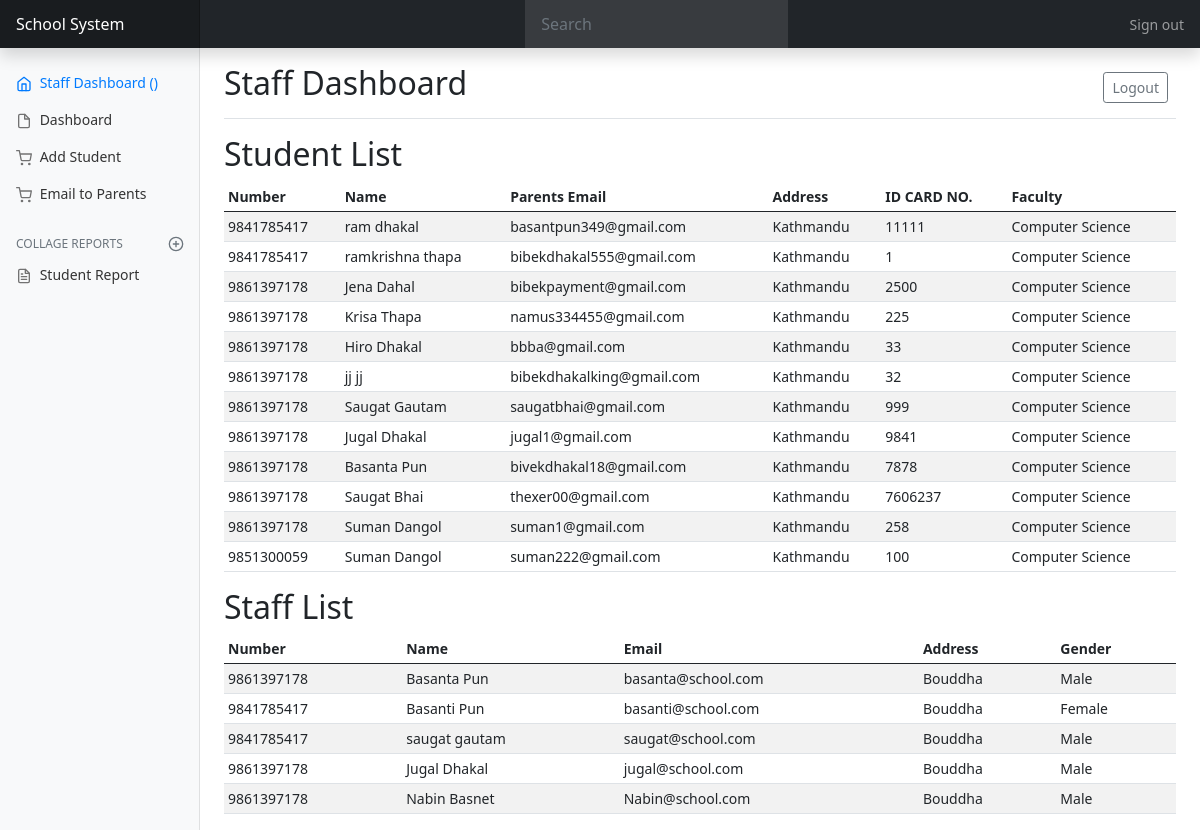
Page /PricipalAdmin on the committed database.
### student/models.py (models this page shows, shortened)
class Student(models.Model):
    admin = models.OneToOneField(CustomUser, on_delete=models.CASCADE)
    id_card = models.BigIntegerField(unique=True)
    number = models.BigIntegerField(null = True)
    Temporary_address = models.CharField(max_length = 300)
    street = models.CharField(max_length = 200)
    district = models.CharField(max_length = 50, default = 'Kathmandu')
    profile_pic = models.ImageField(upload_to = "Seller_Profile", blank = True)
    faculty = models.CharField(max_length= 200, default = "Computer Science")
    gender = models.CharField(max_length = 100, choices = (
        ('Male', 'Male'),
        ('Female', 'Female')
    ), default = 'Male')
    objects = models.Manager()

class CustomUser(AbstractUser):
    user_type_data = ((1, "Principal"), (2, 'Staff'), (3, 'Student'))
    user_type = models.CharField(default = 1, choices = user_type_data, max_length = 10)
    email = models.EmailField(unique = True)

class Staff(models.Model):
    id = models.AutoField(primary_key = True)
    admin = models.OneToOneField(CustomUser, on_delete=models.CASCADE)
    number = models.BigIntegerField(null = True)
    Temporary_address = models.CharField(max_length = 300)
    gender = models.CharField(max_length = 100, choices = (
        ('Male', 'Male'),
        ('Female', 'Female')
    ), default = 'Male')
    created_at = models.DateTimeField(auto_now_add= True)
    updated_at = models.DateTimeField(auto_now_add=True)
    objects = models.Manager()

### student/views.py (the view)
# urls.py: path('PricipalAdmin', views.dashBoard, name="adminHome"),
def dashBoard(request):
    student = Student.objects.all()
    staff = Staff.objects.all()
    return render(request, "dashboard.html", {'student':student, 'staff':staff})

### templates/dashboard.html (shortened to what this page needs)
<!doctype html>
{%load static%}
<html lang="en">
  <head>
<link href="{%static 'css/bootstrap.min.css'%}" rel="stylesheet">
    <link href="{%static 'css/dashboard.css'%}" rel="stylesheet">
  </head>
  <body>
<header class="navbar navbar-dark sticky-top bg-dark flex-md-nowrap p-0 shadow">
  <a class="navbar-brand col-md-3 col-lg-2 me-0 px-3" href="#">School System</a>
  <form action="searchReport" method="get">
    <input class="form-control form-control-dark w-100" type="text" name="search" placeholder="Search" aria-label="Search">
  </form>
  <ul class="navbar-nav px-3">
    <li class="nav-item text-nowrap">
      <a class="nav-link" href="{%url 'logout'%}">Sign out</a>
    </li>
  </ul>
</header>
<div class="container-fluid">
  <div class="row">
    {%if user.user_type == '1'%}
    {% block slider %}
    <nav id="sidebarMenu" class="col-md-3 col-lg-2 d-md-block bg-light sidebar collapse">
      <div class="position-sticky pt-3">
        <ul class="nav flex-column">
          <li class="nav-item">
            <a class="nav-link active" aria-current="page" href="#">
              <span data-feather="home"></span>
              Principal Dashboard ({{user.username|capfirst}})
            </a>
          </li>
          <li class="nav-item">
            <a class="nav-link" href="{%url 'attendance'%}">
              <span data-feather="file"></span>
               Live Attendance
            </a>
          </li>
          <li class="nav-item">
            <a class="nav-link" href="{%url 'adminHome'%}">
              <span data-feather="file"></span>
               Dashboard
            </a>
          </li>
          <li class="nav-item">
            <a class="nav-link" href="{%url 'addStaff'%}">
              <span data-feather="file"></span>
              <i class="fa fa-user-round">
              </i> Add Staff
            </a>
          </li>
          <li class="nav-item">
            <a class="nav-link" href="{%url 'addStudent'%}">
              <span data-feather="shopping-cart"></span>
              Add Student
            </a>
          </li>
          <li class="nav-item">
            <a class="nav-link" href="{%url 'sendEmail'%}">
              <span data-feather="shopping-cart"></span>
              Email to Parents
            </a>
          </li>
          <li class="nav-item">
            <a class="nav-link" href="{%url 'sms'%}">
              <span data-feather="shopping-cart"></span>
              Send sms to Parents
            </a>
          </li>
        </ul>
        <h6 class="sidebar-heading d-flex justify-content-between align-items-center px-3 mt-4 mb-1 text-muted">
          <span>collage reports</span>
          <a class="link-secondary" href="#" aria-label="Add a new report">
            <span data-feather="plus-circle"></span>
          </a>
        </h6>
        <ul class="nav flex-column mb-2">
          <li class="nav-item">
            <a class="nav-link" href="{%url 'studentList'%}">
              <span data-feather="file-text"></span>
              Student Report
            </a>
          </li>
          <li class="nav-item">
            <a class="nav-link" href="{%url 'staffList'%}">
              <span data-feather="file-text"></span>
              Staff Report
            </a>
          </li>
        </ul>
      </div>
    </nav>
    {% endblock slider %}
    {%else%}
    <nav id="sidebarMenu" class="col-md-3 col-lg-2 d-md-block bg-light sidebar collapse">
      <div class="position-sticky pt-3">
        <ul class="nav flex-column">
          <li class="nav-item">
            <a class="nav-link active" aria-current="page" href="#">
              <span data-feather="home"></span>
              Staff Dashboard ({{user.username|capfirst}})
            </a>
          </li>
          <li class="nav-item">
            <a class="nav-link" href="{%url 'staffDashboard'%}">
              <span data-feather="file"></span>
               Dashboard
            </a>
          </li>
          <li class="nav-item">
            <a class="nav-link" href="{%url 'addStudent'%}">
              <span data-feather="shopping-cart"></span>
              Add Student
            </a>
          </li>
          <li class="nav-item">
            <a class="nav-link" href="{%url 'sendEmail'%}">
              <span data-feather="shopping-cart"></span>
              Email to Parents
            </a>
          </li>
        </ul>
        <h6 class="sidebar-heading d-flex justify-content-between align-items-center px-3 mt-4 mb-1 text-muted">
          <span>collage reports</span>
          <a class="link-secondary" href="#" aria-label="Add a new report">
            <span data-feather="plus-circle"></span>
          </a>
        </h6>
        <ul class="nav flex-column mb-2">
          <li class="nav-item">
            <a class="nav-link" href="{%url 'studentList'%}">
              <span data-feather="file-text"></span>
              Student Report
            </a>
          </li>
        </ul>
      </div>
    </nav>
    {%endif%}
    {% block content %}
    <main class="col-md-9 ms-sm-auto col-lg-10 px-md-4">
      <div class="d-flex justify-content-between flex-wrap flex-md-nowrap align-items-center pt-3 pb-2 mb-3 border-bottom">
        {%if user.user_type == '1'%}
       <h1 class="h2">Principal Dashboard</h1>
       {%else%}
       <h1 class="h2">Staff Dashboard</h1>
       {% endif %}
        <div class="btn-toolbar mb-2 mb-md-0">
          <div class="btn-group me-2">
            <a href="{%url 'logout'%}">
              <button type="button" class="btn btn-sm btn-outline-secondary">Logout</button>
            </a>
          </div>
        </div>
      </div>
      <h2>Student List</h2>
      <div class="table-responsive">
        <table class="table table-striped table-sm">
          <thead>
            <tr>
              <th>Number</th>
              <th>Name</th>
              <th>Parents Email</th>
              <th>Address</th>
              <th>ID CARD NO.</th>
              <th>Faculty</th>
            </tr>
          </thead>
          <tbody>
            {% for s in student  %}
            <tr>
              <td>{{s.number}}</td>
              <td>{{s.admin.first_name}} {{s.admin.last_name}}</td>
              <td>{{s.admin.email}}</td>
              <td>{{s.address}}{{s.district}}</td>
              <td>{{s.id_card}}</td>
              <td>{{s.faculty}}</td>
            </tr>
            {% endfor %}
          </tbody>
        </table>
      </div>
      <h2>Staff List</h2>
      <div class="table-responsive">
        <table class="table table-striped table-sm">
          <thead>
            <tr>
              <th>Number</th>
              <th>Name</th>
              <th>Email</th>
              <th>Address</th>
              <th>Gender</th>
            </tr>
          </thead>
          <tbody>
            {% for s in staff  %}
            <tr>
              <td>{{s.number}}</td>
              <td>{{s.admin.first_name}} {{s.admin.last_name}}</td>
              <td>{{s.admin.email}}</td>
              <td>{{s.Temporary_address}}</td>
              <td>{{s.gender}}</td>
            </tr>
            {% endfor %}
          </tbody>
        </table>
      </div>
    </main>
    {% endblock content %}
  </div>
</div>
  </body>
</html>

### static/css/dashboard.css (style rules this page uses)
body { font-size: .875rem; }
.feather { width: 16px; height: 16px; vertical-align: text-bottom; }
.sidebar { position: fixed; top: 0; bottom: 0; left: 0; z-index: 100; padding: 48px 0 0; box-shadow: inset -1px 0 0 rgba(0, 0, 0, .1); }
.sidebar .nav-link { font-weight: 500; color: #333; }
.sidebar .nav-link .feather { margin-right: 4px; color: #727272; }
.sidebar .nav-link.active { color: #007bff; }
.sidebar .nav-link:hover .feather, .sidebar .nav-link.active .feather { color: inherit; }
.sidebar-heading { font-size: .75rem; text-transform: uppercase; }
.navbar-brand { padding-top: .75rem; padding-bottom: .75rem; font-size: 1rem; background-color: rgba(0, 0, 0, .25); box-shadow: inset -1px 0 0 rgba(0, 0, 0, .25); }
.navbar .form-control { padding: .75rem 1rem; border-width: 0; border-radius: 0; }
.form-control-dark { color: #fff; background-color: rgba(255, 255, 255, .1); border-color: rgba(255, 255, 255, .1); }

### rows in the picture
Student: number "9841785417", admin.first_name "ram", admin.last_name "dhakal", admin.email "basantpun349@gmail.com", district "Kathmandu", id_card "11111", faculty "Computer Science"
Student: number "9841785417", admin.first_name "ramkrishna", admin.last_name "thapa", admin.email "bibekdhakal555@gmail.com", district "Kathmandu", id_card "1", faculty "Computer Science"
Student: number "9861397178", admin.first_name "Jena", admin.last_name "Dahal", admin.email "bibekpayment@gmail.com", district "Kathmandu", id_card "2500", faculty "Computer Science"
Student: number "9861397178", admin.first_name "Krisa", admin.last_name "Thapa", admin.email "namus334455@gmail.com", district "Kathmandu", id_card "225", faculty "Computer Science"
Student: number "9861397178", admin.first_name "Hiro", admin.last_name "Dhakal", admin.email "bbba@gmail.com", district "Kathmandu", id_card "33", faculty "Computer Science"
Student: number "9861397178", admin.first_name "jj", admin.last_name "jj", admin.email "bibekdhakalking@gmail.com", district "Kathmandu", id_card "32", faculty "Computer Science"
Student: number "9861397178", admin.first_name "Saugat", admin.last_name "Gautam", admin.email "saugatbhai@gmail.com", district "Kathmandu", id_card "999", faculty "Computer Science"
Student: number "9861397178", admin.first_name "Jugal", admin.last_name "Dhakal", admin.email "jugal1@gmail.com", district "Kathmandu", id_card "9841", faculty "Computer Science"
Student: number "9861397178", admin.first_name "Basanta", admin.last_name "Pun", admin.email "bivekdhakal18@gmail.com", district "Kathmandu", id_card "7878", faculty "Computer Science"
Student: number "9861397178", admin.first_name "Saugat", admin.last_name "Bhai", admin.email "thexer00@gmail.com", district "Kathmandu", id_card "7606237", faculty "Computer Science"
Student: number "9861397178", admin.first_name "Suman", admin.last_name "Dangol", admin.email "suman1@gmail.com", district "Kathmandu", id_card "258", faculty "Computer Science"
Student: number "9851300059", admin.first_name "Suman", admin.last_name "Dangol", admin.email "suman222@gmail.com", district "Kathmandu", id_card "100", faculty "Computer Science"
Staff: number "9861397178", admin.first_name "Basanta", admin.last_name "Pun", admin.email "basanta@school.com", Temporary_address "Bouddha", gender "Male"
Staff: number "9841785417", admin.first_name "Basanti", admin.last_name "Pun", admin.email "basanti@school.com", Temporary_address "Bouddha", gender "Female"
Staff: number "9841785417", admin.first_name "saugat", admin.last_name "gautam", admin.email "saugat@school.com", Temporary_address "Bouddha", gender "Male"
Staff: number "9861397178", admin.first_name "Jugal", admin.last_name "Dhakal", admin.email "jugal@school.com", Temporary_address "Bouddha", gender "Male"
Staff: number "9861397178", admin.first_name "Nabin", admin.last_name "Basnet", admin.email "Nabin@school.com", Temporary_address "Bouddha", gender "Male"
